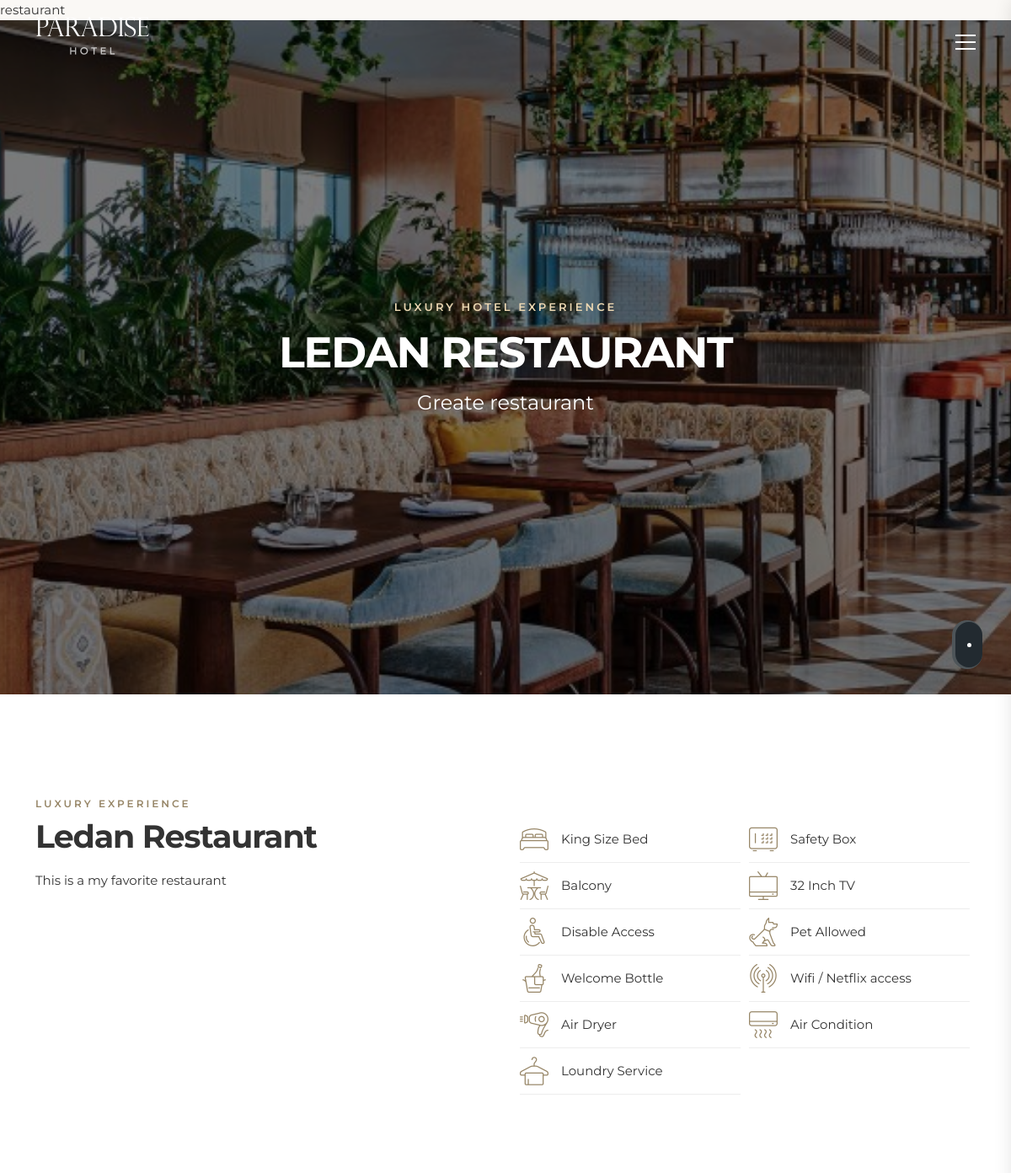
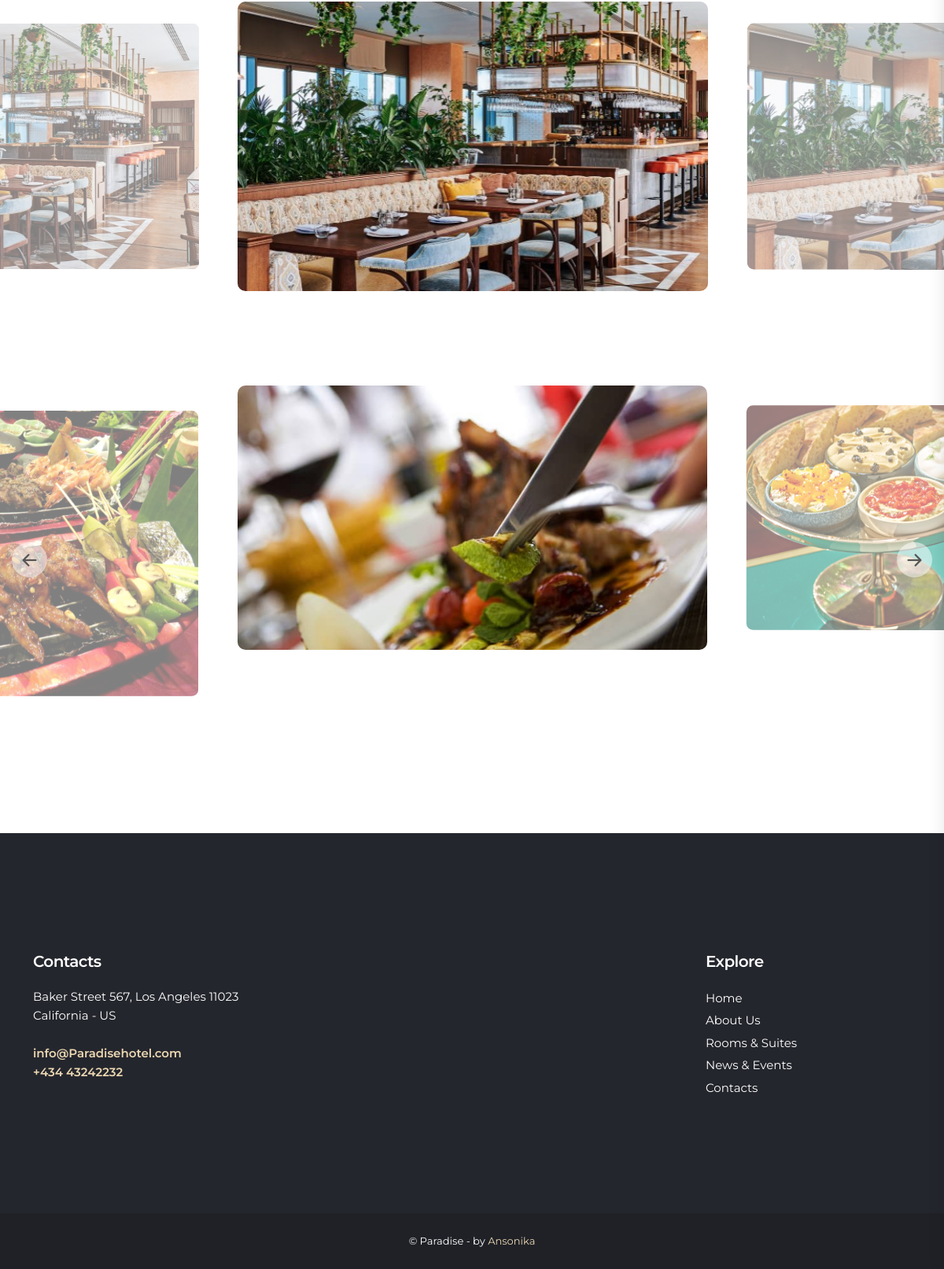
The page /restaurant-detail/1/ on the database its author committed (2 pictures, top to bottom).
### base_one/models.py (models this page shows, shortened)
class Restaurant(models.Model):
    title = models.CharField(max_length=210)
    photo = models.ImageField(upload_to='restaraunts/')
    average_bill = models.PositiveIntegerField(default=0)
    description = models.TextField()
    slug = models.SlugField()

class PhotoDishRestaurant(models.Model):
    restaurant = models.ForeignKey(Restaurant, on_delete=models.CASCADE, related_name='photo_dish',
                                   verbose_name='Photo dish')
    add_photo = models.ImageField(upload_to="photo_restaurant/", blank=True, verbose_name='Фото')
    class Meta:
        verbose_name = 'dish'
        verbose_name_plural = 'Dishes'

### base_one/views.py (the view)
# urls.py: path("restaurant-detail/<slug:slug>/", views.RestaurantDetail.as_view(), name="restaurant"),
class RestaurantDetail(DetailView):
    template_name = 'static_html/restaurant.html'
    model = Restaurant
    def get_context_data(self, **kwargs):
        context = super().get_context_data()
        context['title'] = 'restaurant'
        return context

### base_one/context_processors.py (called while the page is built)
def booking_form(request):
    return {'booking_form': booking_form}

### base_one/views.py (called while the page is built)
    def __call__(self, request):
        def is_ajax():
            return request.META.get('HTTP_X_REQUESTED_WITH') == 'XMLHttpRequest'
        request.is_ajax = is_ajax.__get__(request)
        response = self.get_response(request)
        return response

### part_post/context_processors.py (called while the page is built)
def my_form(request):
    return {'my_form': CommentForm}

### part_room/context_processors.py (called while the page is built)
def room_form(request):
    return {'room_form': ReviewForm}

### base_one/templates/static_html/restaurant.html (shortened to what this page needs)
{%  load static %}
{% block content %}
{% include 'static_html/head.html' %}
{% include 'static_html/header.html' %}
{% block title %} {{ title }} {% endblock %}
    <main>
        <div class="hero full-height jarallax" data-jarallax data-speed="0.2">
            <img class="jarallax-img kenburns" src="{{ restaurant.photo.url }}" alt="">
            <div class="wrapper opacity-mask d-flex align-items-center  text-center animate_hero" data-opacity-mask="rgba(0, 0, 0, 0.5)">
                <div class="container">
                    <div class="row justify-content-center">
                        <div class="col-lg-8">
                            <small class="slide-animated one">Luxury Hotel Experience</small>
                            <h1 class="slide-animated two">{{ restaurant.title }}</h1>
                            <p class="slide-animated three">Greate restaurant</p>
                        </div>
                    </div>
                </div>
                <div class="mouse_wp slide-animated four">
                    <a href="#first_section" class="btn_explore">
                        <div class="mouse"></div>
                    </a>
                </div>
            </div>
        </div>
        <div class="bg_white" id="first_section">
            <div class="container margin_120_95">
                <div class="row justify-content-between">
                    <div class="col-lg-4">
                        <div class="title">
                            <small>Luxury Experience</small>
                            <h2>{{ restaurant.title }}</h2>
                        </div>
                        <p>{{ restaurant.description }}</p>
                    </div>
                    <div class="col-lg-6">
                        <div class="room_facilities_list">
                            <ul data-cues="slideInLeft">
                                <li><i class="icon-hotel-double_bed_2"></i> King Size Bed</li>
                                <li><i class="icon-hotel-safety_box"></i> Safety Box</li>
                                <li><i class="icon-hotel-patio"></i>Balcony</li>
                                <li><i class="icon-hotel-tv"></i> 32 Inch TV</li>
                                <li><i class="icon-hotel-disable"></i> Disable Access</li>
                                <li><i class="icon-hotel-dog"></i> Pet Allowed</li>
                                <li><i class="icon-hotel-bottle"></i> Welcome Bottle</li>
                                <li><i class="icon-hotel-wifi"></i> Wifi / Netflix access</li>
                                <li><i class="icon-hotel-hairdryer"></i> Air Dryer</li>
                                <li><i class="icon-hotel-condition"></i> Air Condition</li>
                                <li><i class="icon-hotel-loundry"></i>Loundry Service</li>
                            </ul>
                        </div>
                    </div>
                </div>
            </div>
        </div>
        <div class="bg_white add_bottom_120">
            <div class="container-fluid p-lg-0">
                <div data-cues="zoomIn">
                    <div class="owl-carousel owl-theme carousel_item_centered kenburns rounded-img">
                        <div class="item">
                            <a data-fslightbox="gallery_1" data-type="image" href="{{ restaurant.photo.url }}">
                                <img src="{{ restaurant.photo.url }}" alt="">
                            </a>
                        </div>
                    </div>
                </div>
            </div>
        </div>
          <div class="bg_white add_bottom_120">
            <div class="container-fluid p-lg-0">
                <div data-cues="zoomIn">
                    <div class="owl-carousel owl-theme carousel_item_centered kenburns rounded-img">
                        {% for image_restaurant in restaurant.photo_dish.all %}
                        <div class="item">
                            <a data-fslightbox="gallery_1" data-type="image" href="{{image_restaurant.add_photo.url}}">
                                <img src="{{image_restaurant.add_photo.url}}" height="210" width="315" alt="">
                            </a>
                        </div>
                        {% endfor %}
                    </div>
                </div>
            </div>
        </div>
    </main>
   {% include 'static_html/footer.html' %}
{% endblock %}

### rows shown on the page
Restaurant: photo (picture), title "LEDAN RESTAURANT", title "Ledan Restaurant", description "This is a my favorite restaurant"
PhotoDishRestaurant: add_photo (picture)
PhotoDishRestaurant: add_photo (picture)
PhotoDishRestaurant: add_photo (picture)

### other values the page prints
{{ title }} "restaurant"
